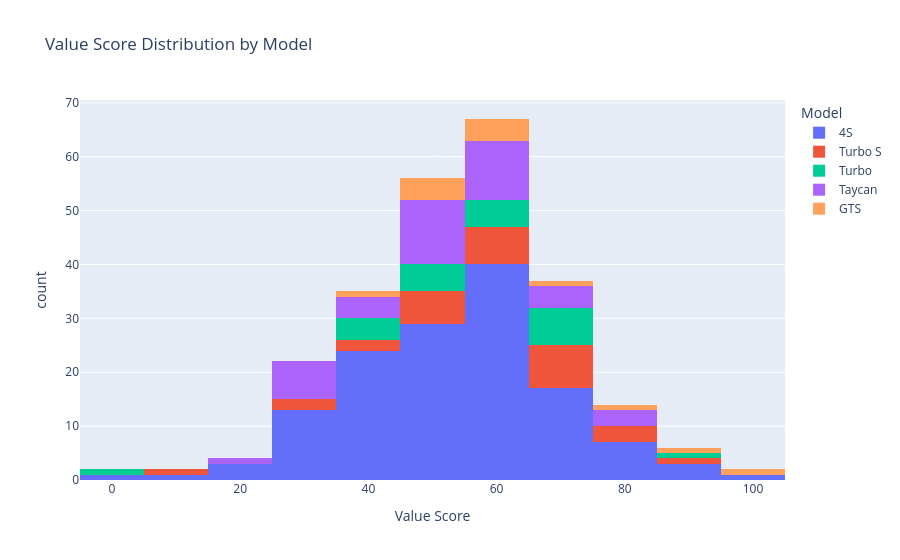

Notebook cell for this chart:
### Code cell
# Value score distribution
fig = px.histogram(
    df, x="value_score", color="model", nbins=20,
    title="Value Score Distribution by Model",
    labels={"value_score": "Value Score", "model": "Model"}
)
fig.show()

### Figure 1 — Plotly figure (JSON) as saved in the notebook; plotly's stock layout.template omitted (floating-point values rounded to 4 significant figures; data arrays with more than 128 entries replaced by an {"elided": "..."} marker saying what was removed)
{"data": [{"bingroup": "x", "hovertemplate": "Model=4S<br>Value Score=%{x}<br>count=%{y}<extra></extra>", "legendgroup": "4S", "marker": {"color": "#636efa", "pattern": {"shape": ""}}, "name": "4S", "nbinsx": 20, "orientation": "v", "showlegend": true, "type": "histogram", "x": {"elided": "139 float values"}, "xaxis": "x", "yaxis": "y"}, {"bingroup": "x", "hovertemplate": "Model=Turbo S<br>Value Score=%{x}<br>count=%{y}<extra></extra>", "legendgroup": "Turbo S", "marker": {"color": "#EF553B", "pattern": {"shape": ""}}, "name": "Turbo S", "nbinsx": 20, "orientation": "v", "showlegend": true, "type": "histogram", "x": [47.4, 28.8, 40.8, 70.5, 67.8, 71.9, 63.1, 68.3, 59.9, 52.5, 35.4, 69.4, 54.2, 55.4, 72.1, 60.7, 61.7, 84.0, 69.4, 59.0, 5.9, 34.2, 61.1, 85.1, 83.1, 52.7, 65.3, 48.0, 78.1, 47.2], "xaxis": "x", "yaxis": "y"}, {"bingroup": "x", "hovertemplate": "Model=Turbo<br>Value Score=%{x}<br>count=%{y}<extra></extra>", "legendgroup": "Turbo", "marker": {"color": "#00cc96", "pattern": {"shape": ""}}, "name": "Turbo", "nbinsx": 20, "orientation": "v", "showlegend": true, "type": "histogram", "x": [52.5, 45.8, 3.0, 73.7, 67.4, 69.0, 45.5, 88.0, 44.4, 52.4, 43.5, 45.6, 64.1, 73.0, 70.9, 58.2, 70.9, 55.6, 60.4, 69.0, 43.1, 37.9, 62.4], "xaxis": "x", "yaxis": "y"}, {"bingroup": "x", "hovertemplate": "Model=Taycan<br>Value Score=%{x}<br>count=%{y}<extra></extra>", "legendgroup": "Taycan", "marker": {"color": "#ab63fa", "pattern": {"shape": ""}}, "name": "Taycan", "nbinsx": 20, "orientation": "v", "showlegend": true, "type": "histogram", "x": [42.4, 30.0, 72.4, 48.1, 74.8, 58.1, 35.4, 69.5, 64.3, 20.7, 29.8, 30.5, 60.9, 27.0, 46.8, 61.1, 60.0, 61.8, 33.2, 53.6, 47.0, 54.5, 50.3, 77.9, 76.0, 59.9, 39.4, 52.1, 48.1, 82.6, 73.5, 52.4, 56.6, 47.4, 31.2, 52.2, 60.0, 40.8, 64.4, 63.0, 31.3, 46.3], "xaxis": "x", "yaxis": "y"}, {"bingroup": "x", "hovertemplate": "Model=GTS<br>Value Score=%{x}<br>count=%{y}<extra></extra>", "legendgroup": "GTS", "marker": {"color": "#FFA15A", "pattern": {"shape": ""}}, "name": "GTS", "nbinsx": 20, "orientation": "v", "showlegend": true, "type": "histogram", "x": [46.5, 77.7, 48.3, 52.5, 63.1, 61.9, 56.2, 96.1, 53.6, 43.8, 68.0, 87.3, 57.2], "xaxis": "x", "yaxis": "y"}], "layout": {"barmode": "relative", "legend": {"title": {"text": "Model"}, "tracegroupgap": 0}, "title": {"text": "Value Score Distribution by Model"}, "xaxis": {"anchor": "y", "domain": [0, 1], "title": {"text": "Value Score"}}, "yaxis": {"anchor": "x", "domain": [0, 1], "title": {"text": "count"}}}}
